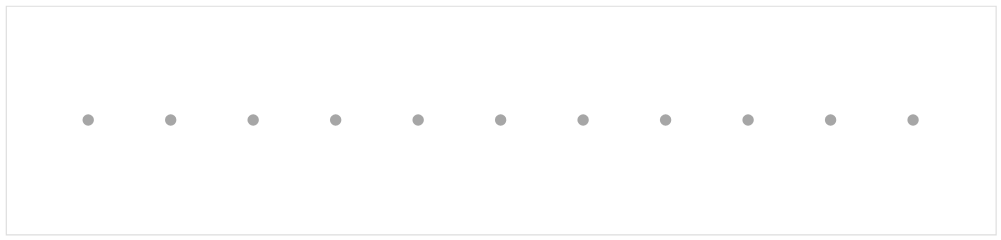

Notebook code for this chart:
### Markdown cell above
The `df` data frame contains the line symbol, arrival time and destination information. We did not store the order of arrival as it can be inferred from the arrival time. The `line_color` data frame provides a simple lookup table of the color values for each line. Note that we hard coded the data for simplicity. In practice, arrival time information can be retrieved from the [realtime data feed](https://new.mta.info/developers).

## Background layer

Next, let's create a background layer.

### Code cell
bg_df = pd.DataFrame({
    "x": np.arange(11)
})
x_scale = alt.Scale(domain=[-1, 11])
background = alt.Chart(bg_df).mark_circle(size=100, color="gray").encode(
    x=alt.X("x:Q", axis=None, scale=x_scale)
).properties(width=866, height=200)
background

### Figure 1 — Vega-Lite specification as saved in the notebook (floating-point values rounded to 4 significant figures)
{"config": {"view": {"continuousWidth": 300, "continuousHeight": 300}}, "data": {"name": "data-86d6f38c8b20d58d95ba72d6233cf50d"}, "mark": {"type": "circle", "color": "gray", "size": 100}, "encoding": {"x": {"axis": null, "field": "x", "scale": {"domain": [-1, 11]}, "type": "quantitative"}}, "height": 200, "width": 866, "$schema": "https://vega.github.io/schema/vega-lite/v5.8.0.json", "datasets": {"data-86d6f38c8b20d58d95ba72d6233cf50d": [{"x": 0}, {"x": 1}, {"x": 2}, {"x": 3}, {"x": 4}, {"x": 5}, {"x": 6}, {"x": 7}, {"x": 8}, {"x": 9}, {"x": 10}]}}
